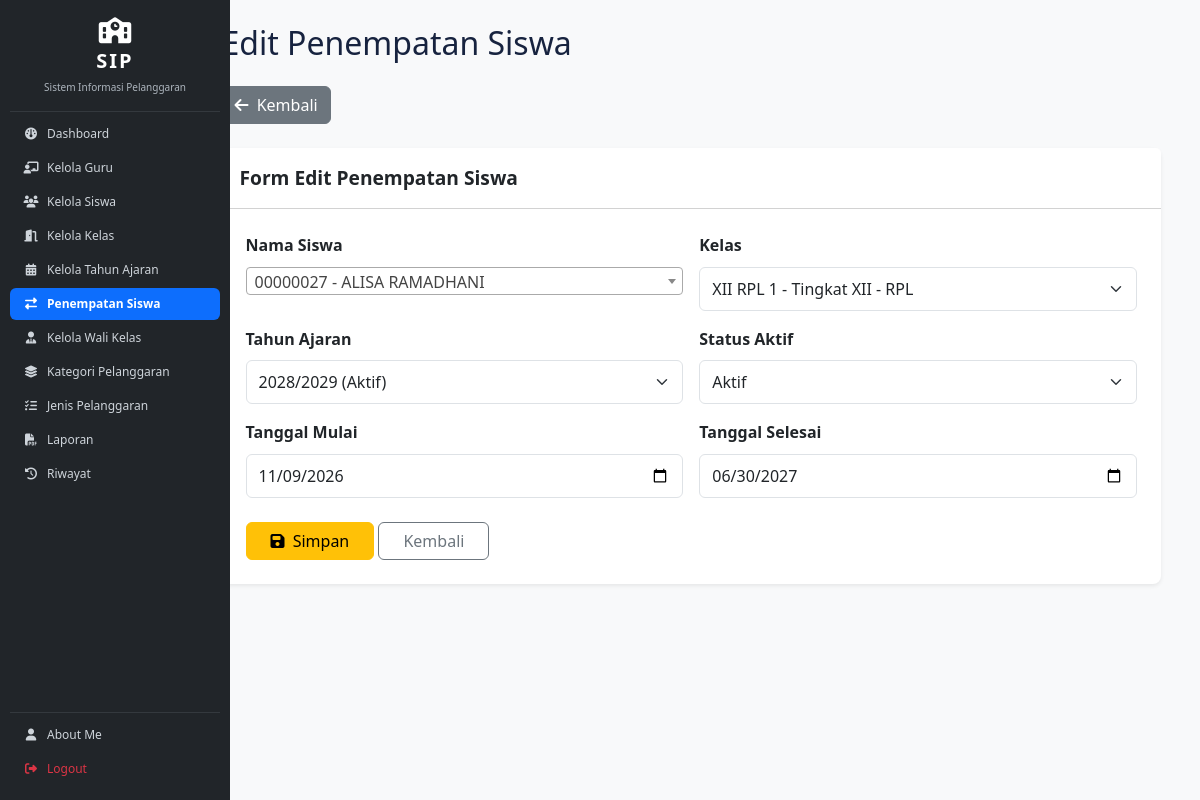
/edit_penempatan.php?id=144 (signed in), run on an earlier commit of the app's database.
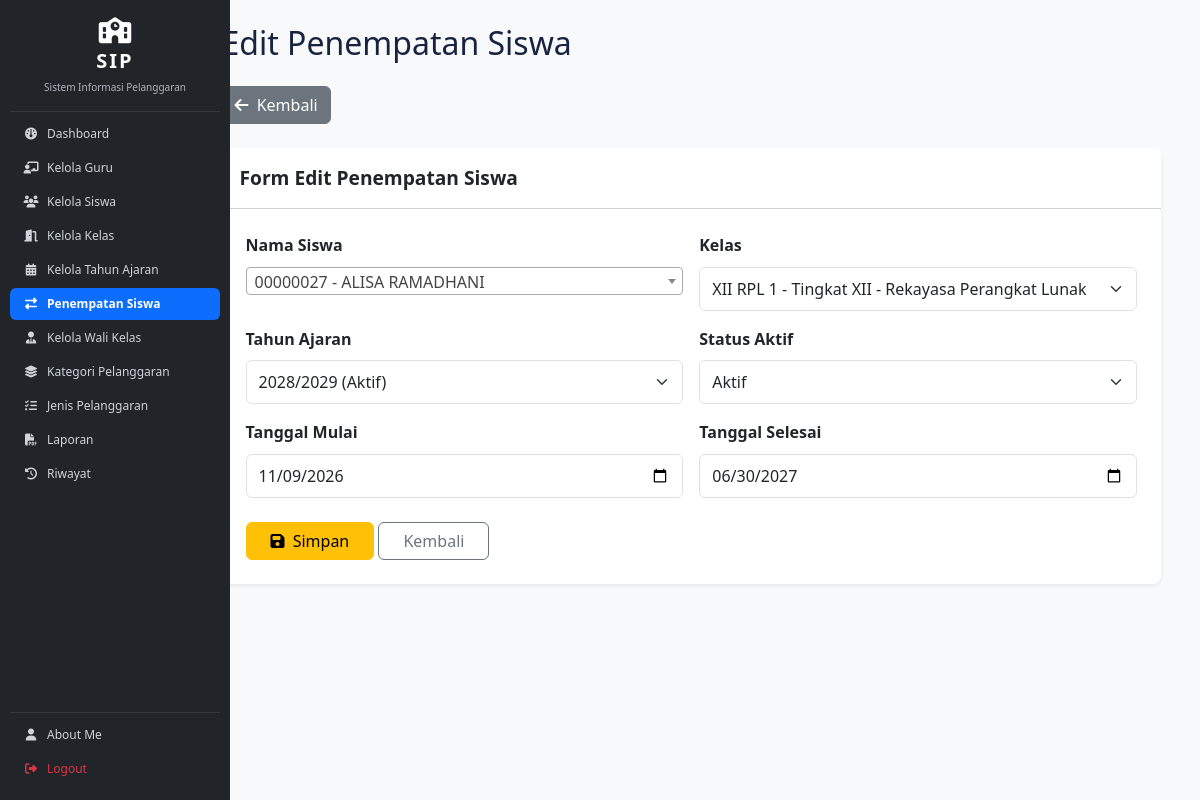
And on a later commit of the database.
### tables this page shows
CREATE TABLE `t_kelas_siswa` (
  `id` int(11) NOT NULL,
  `siswa_id` int(11) DEFAULT NULL,
  `tahun_ajaran_id` int(11) DEFAULT NULL,
  `kelas_id` int(11) DEFAULT NULL,
  `tanggal_mulai` date NOT NULL,
  `tanggal_selesai` date NOT NULL,
  `status_aktif` tinyint(1) NOT NULL,
  `created_at` timestamp NOT NULL DEFAULT current_timestamp(),
  `updated_at` timestamp NOT NULL DEFAULT current_timestamp()
);

CREATE TABLE `t_kelas` (
  `id` int(11) NOT NULL,
  `nama` varchar(100) DEFAULT NULL,
  `tingkat` varchar(20) NOT NULL,
  `jurusan` varchar(100) NOT NULL,
  `status_aktif` tinyint(1) NOT NULL,
  `created_at` timestamp NOT NULL DEFAULT current_timestamp(),
  `updated_at` timestamp NOT NULL DEFAULT current_timestamp()
);

CREATE TABLE `t_tahun_ajaran` (
  `id` int(11) NOT NULL,
  `nama` varchar(20) DEFAULT NULL,
  `tanggal_mulai` date NOT NULL,
  `tanggal_selesai` date NOT NULL,
  `status_aktif` tinyint(1) NOT NULL,
  `created_at` timestamp NOT NULL DEFAULT current_timestamp(),
  `updated_at` timestamp NOT NULL DEFAULT current_timestamp()
);

### edit_penempatan.php (the view, shortened to what the changed rows need)
<?php
include __DIR__ . '/config/koneksi.php';
$id = isset($_GET['id']) ? (int)$_GET['id'] : 0;
$stmt = mysqli_prepare($koneksi, "
    SELECT *
    FROM t_kelas_siswa
    WHERE id = ?
");
mysqli_stmt_bind_param($stmt, "i", $id);
mysqli_stmt_execute($stmt);
$query = mysqli_stmt_get_result($stmt);
$data = mysqli_fetch_assoc($query);
$kelas = mysqli_query($koneksi, "
    SELECT id, nama, tingkat, jurusan
    FROM t_kelas
    ORDER BY nama ASC
");
$tahun = mysqli_query($koneksi, "
    SELECT id, nama
    FROM t_tahun_ajaran
    WHERE status_aktif = 1
    ORDER BY tanggal_mulai DESC, id DESC
    LIMIT 1
");
?>
<!DOCTYPE html>
<html lang="id">
<head>
    <link href="https://cdn.jsdelivr.net/npm/bootstrap@5.3.8/dist/css/bootstrap.min.css" rel="stylesheet">
    <link rel="stylesheet" href="https://cdnjs.cloudflare.com/ajax/libs/font-awesome/6.4.0/css/all.min.css">
    <link rel="stylesheet" href="layout/style.css">
    <link href="https://cdn.jsdelivr.net/npm/select2@4.1.0-rc.0/dist/css/select2.min.css" rel="stylesheet">
</head>
<body class="bg-light">
<div class="container-fluid">
    <div class="row">
        <?php include __DIR__ . '/layout/sidebar.php'; ?>
        <main class="col-md-9 ms-sm-auto col-lg-10 p-4">
            <h2 class="mb-4">Edit Penempatan Siswa</h2>
            <div class="card border-0 shadow-sm rounded-3">
                <div class="card-body p-4">
                    <form action="proses_edit_penempatan.php" method="POST">
                        <div class="row g-3">
                            <div class="col-md-6">
                                <label class="form-label fw-semibold">
                                    Kelas
                                </label>
                                <select name="kelas_id"
                                        class="form-select"
                                        required>
                                    <?php while ($k = mysqli_fetch_assoc($kelas)) { ?>
                                        <option value="<?= (int)$k['id']; ?>"
                                            <?= $k['id'] == $data['kelas_id'] ? 'selected' : ''; ?>>
                                            <?= htmlspecialchars(
                                                $k['nama'].' - Tingkat '.
                                                $k['tingkat'].' - '.
                                                $k['jurusan']
                                            ); ?>
                                        </option>
                                    <?php } ?>
                                </select>
                            </div>
                            <div class="col-md-6">
                                <label class="form-label fw-semibold">
                                    Tahun Ajaran
                                </label>
                                <select name="tahun_ajaran_id" class="form-select" required>
                                    <?php if ($tahun && mysqli_num_rows($tahun) > 0): ?>
                                        <?php $ta_aktif = mysqli_fetch_assoc($tahun); ?>
                                        <option value="<?= (int)$ta_aktif['id']; ?>" selected>
                                            <?= htmlspecialchars($ta_aktif['nama']); ?> (Aktif)
                                        </option>
                                    <?php else: ?>
                                        <option value="" selected disabled>Belum ada tahun ajaran aktif</option>
                                    <?php endif; ?>
                                </select>
                            </div>
                            <div class="col-md-6">
                                <label class="form-label fw-semibold">
                                    Status Aktif
                                </label>
                                <select name="status_aktif"
                                        class="form-select"
                                        required>
                                    <option value="1"
                                        <?= $data['status_aktif'] == 1 ? 'selected' : ''; ?>>
                                        Aktif
                                    </option>
                                </select>
                            </div>
                            <div class="col-md-6">
                                <label class="form-label fw-semibold">
                                    Tanggal Mulai
                                </label>
                                <input type="date"
                                       name="tanggal_mulai"
                                       class="form-control"
                                       value="<?= htmlspecialchars($data['tanggal_mulai'] ?? ''); ?>"
                                       required>
                            </div>
                            <div class="col-md-6">
                                <label class="form-label fw-semibold">
                                    Tanggal Selesai
                                </label>
                                <input type="date"
                                       name="tanggal_selesai"
                                       class="form-control"
                                       value="<?= htmlspecialchars($data['tanggal_selesai'] ?? ''); ?>">
                            </div>
                        </div>
                    </form>
                </div>
            </div>
        </main>
    </div>
</div>
</body>
</html>

What changed in the data, as far as the page shows it:
changed t_kelas_siswa "Aktif": kelas_id "XII RPL 1 - Tingkat XII - RPL" → "XII RPL 1 - Tingkat XII - Rekayasa Perangkat Lunak"
